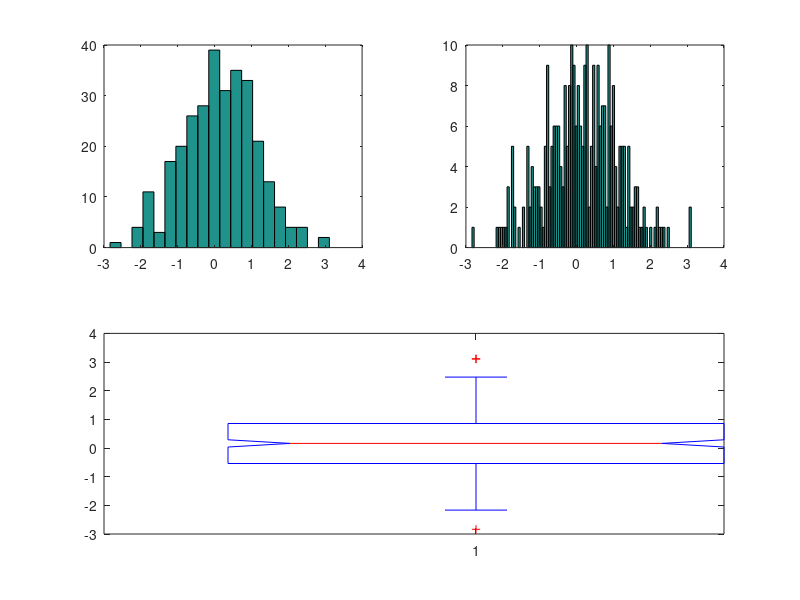

This chart was generated by the following MATLAB code:
% ćwiczenie sprawdzające umiejętność rysowania wykresów

% 300 próbek w wektorze
normalny = randn(300,1)

% histogram o 20 słupkach
subplot(221)
hist(normalny, 20)

% histogram o 100 słupkach
subplot(222)
hist(normalny, 100)

% wykres świecowy
subplot(212)
boxplot(normalny, 1)